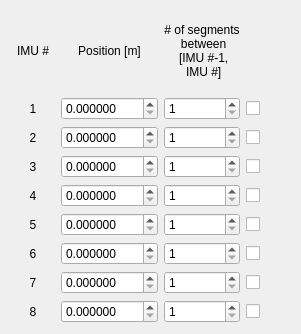
   <widget class="QWidget" name="gridLayoutWidget">
    <property name="geometry">
     <rect>
      <x>10</x>
      <y>69</y>
      <width>301</width>
      <height>334</height>
     </rect>
    </property>
    <layout class="QGridLayout" name="grid_imu">
     <item row="5" column="1">
      <widget class="QDoubleSpinBox" name="pos_IMU_5">
       <property name="decimals">
        <number>6</number>
       </property>
       <property name="maximum">
        <double>9.000000000000000</double>
       </property>
       <property name="singleStep">
        <double>0.001000000000000</double>
       </property>
      </widget>
     </item>
     <item row="7" column="2">
      <widget class="QSpinBox" name="seg_7">
       <property name="minimum">
        <number>1</number>
       </property>
       <property name="maximum">
        <number>8</number>
       </property>
      </widget>
     </item>
     <item row="2" column="0">
      <widget class="QLabel" name="label_11">
       <property name="text">
        <string>2</string>
       </property>
       <property name="alignment">
        <set>Qt::AlignCenter</set>
       </property>
      </widget>
     </item>
     <item row="3" column="0">
      <widget class="QLabel" name="label_12">
       <property name="text">
        <string>3</string>
       </property>
       <property name="alignment">
        <set>Qt::AlignCenter</set>
       </property>
      </widget>
     </item>
     <item row="8" column="0">
      <widget class="QLabel" name="label_13">
       <property name="text">
        <string>8</string>
       </property>
       <property name="alignment">
        <set>Qt::AlignCenter</set>
       </property>
      </widget>
     </item>
     <item row="1" column="0">
      <widget class="QLabel" name="label_10">
       <property name="text">
        <string>1</string>
       </property>
       <property name="alignment">
        <set>Qt::AlignCenter</set>
       </property>
      </widget>
     </item>
     <item row="1" column="1">
      <widget class="QDoubleSpinBox" name="pos_IMU_1">
       <property name="decimals">
        <number>6</number>
       </property>
       <property name="maximum">
        <double>9.000000000000000</double>
       </property>
       <property name="singleStep">
        <double>0.001000000000000</double>
       </property>
      </widget>
     </item>
     <item row="4" column="0">
      <widget class="QLabel" name="label_14">
       <property name="text">
        <string>4</string>
       </property>
       <property name="alignment">
        <set>Qt::AlignCenter</set>
       </property>
      </widget>
     </item>
     <item row="0" column="0">
      <widget class="QLabel" name="label_18">
       <property name="text">
        <string>IMU #</string>
       </property>
       <property name="alignment">
        <set>Qt::AlignCenter</set>
       </property>
      </widget>
     </item>
     <item row="6" column="0">
      <widget class="QLabel" name="label_16">
       <property name="text">
        <string>6</string>
       </property>
       <property name="alignment">
        <set>Qt::AlignCenter</set>
       </property>
      </widget>
     </item>
     <item row="7" column="1">
      <widget class="QDoubleSpinBox" name="pos_IMU_7">
       <property name="decimals">
        <number>6</number>
       </property>
       <property name="maximum">
        <double>9.000000000000000</double>
       </property>
       <property name="singleStep">
        <double>0.001000000000000</double>
       </property>
      </widget>
     </item>
     <item row="2" column="1">
      <widget class="QDoubleSpinBox" name="pos_IMU_2">
       <property name="decimals">
        <number>6</number>
       </property>
       <property name="maximum">
        <double>9.000000000000000</double>
       </property>
       <property name="singleStep">
        <double>0.001000000000000</double>
       </property>
      </widget>
     </item>
     <item row="1" column="2">
      <widget class="QSpinBox" name="seg_1">
       <property name="minimum">
        <number>1</number>
       </property>
       <property name="maximum">
        <number>8</number>
       </property>
      </widget>
     </item>
     <item row="8" column="2">
      <widget class="QSpinBox" name="seg_8">
       <property name="minimum">
        <number>1</number>
       </property>
       <property name="maximum">
        <number>8</number>
       </property>
      </widget>
     </item>
     <item row="6" column="1">
      <widget class="QDoubleSpinBox" name="pos_IMU_6">
       <property name="decimals">
        <number>6</number>
       </property>
       <property name="maximum">
        <double>9.000000000000000</double>
       </property>
       <property name="singleStep">
        <double>0.001000000000000</double>
       </property>
      </widget>
     </item>
     <item row="3" column="1">
      <widget class="QDoubleSpinBox" name="pos_IMU_3">
       <property name="decimals">
        <number>6</number>
       </property>
       <property name="maximum">
        <double>9.000000000000000</double>
       </property>
       <property name="singleStep">
        <double>0.001000000000000</double>
       </property>
      </widget>
     </item>
     <item row="3" column="2">
      <widget class="QSpinBox" name="seg_3">
       <property name="minimum">
        <number>1</number>
       </property>
       <property name="maximum">
        <number>8</number>
       </property>
      </widget>
     </item>
     <item row="8" column="1">
      <widget class="QDoubleSpinBox" name="pos_IMU_8">
       <property name="decimals">
        <number>6</number>
       </property>
       <property name="maximum">
        <double>9900.000000000000000</double>
       </property>
      </widget>
     </item>
     <item row="2" column="2">
      <widget class="QSpinBox" name="seg_2">
       <property name="minimum">
        <number>1</number>
       </property>
       <property name="maximum">
        <number>8</number>
       </property>
      </widget>
     </item>
     <item row="7" column="0">
      <widget class="QLabel" name="label_15">
       <property name="text">
        <string>7</string>
       </property>
       <property name="alignment">
        <set>Qt::AlignCenter</set>
       </property>
      </widget>
     </item>
     <item row="5" column="0">
      <widget class="QLabel" name="label_17">
       <property name="text">
        <string>5</string>
       </property>
       <property name="alignment">
        <set>Qt::AlignCenter</set>
       </property>
      </widget>
     </item>
     <item row="5" column="2">
      <widget class="QSpinBox" name="seg_5">
       <property name="minimum">
        <number>1</number>
       </property>
       <property name="maximum">
        <number>8</number>
       </property>
      </widget>
     </item>
     <item row="4" column="1">
      <widget class="QDoubleSpinBox" name="pos_IMU_4">
       <property name="decimals">
        <number>6</number>
       </property>
       <property name="maximum">
        <double>9.000000000000000</double>
       </property>
       <property name="singleStep">
        <double>0.001000000000000</double>
       </property>
      </widget>
     </item>
     <item row="4" column="2">
      <widget class="QSpinBox" name="seg_4">
       <property name="minimum">
        <number>1</number>
       </property>
       <property name="maximum">
        <number>8</number>
       </property>
      </widget>
     </item>
     <item row="6" column="2">
      <widget class="QSpinBox" name="seg_6">
       <property name="minimum">
        <number>1</number>
       </property>
       <property name="maximum">
        <number>8</number>
       </property>
      </widget>
     </item>
     <item row="0" column="2">
      <widget class="QLabel" name="label_20">
       <property name="text">
        <string># of segments
 between 
 [IMU #-1, 
 IMU #]</string>
       </property>
       <property name="alignment">
        <set>Qt::AlignCenter</set>
       </property>
      </widget>
     </item>
     <item row="1" column="3">
      <widget class="QCheckBox" name="imuActivate_1">
       <property name="text">
        <string/>
       </property>
      </widget>
     </item>
     <item row="2" column="3">
      <widget class="QCheckBox" name="imuActivate_2">
       <property name="text">
        <string/>
       </property>
      </widget>
     </item>
     <item row="3" column="3">
      <widget class="QCheckBox" name="imuActivate_3">
       <property name="text">
        <string/>
       </property>
      </widget>
     </item>
     <item row="4" column="3">
      <widget class="QCheckBox" name="imuActivate_4">
       <property name="text">
        <string/>
       </property>
      </widget>
     </item>
     <item row="5" column="3">
      <widget class="QCheckBox" name="imuActivate_5">
       <property name="text">
        <string/>
       </property>
      </widget>
     </item>
     <item row="6" column="3">
      <widget class="QCheckBox" name="imuActivate_6">
       <property name="text">
        <string/>
       </property>
      </widget>
     </item>
     <item row="7" column="3">
      <widget class="QCheckBox" name="imuActivate_7">
       <property name="text">
        <string/>
       </property>
      </widget>
     </item>
     <item row="8" column="3">
      <widget class="QCheckBox" name="imuActivate_8">
       <property name="text">
        <string/>
       </property>
      </widget>
     </item>
     <item row="0" column="1">
      <widget class="QLabel" name="label_19">
       <property name="text">
        <string>Position [m]</string>
       </property>
       <property name="alignment">
        <set>Qt::AlignCenter</set>
       </property>
      </widget>
     </item>
    </layout>
   </widget>
